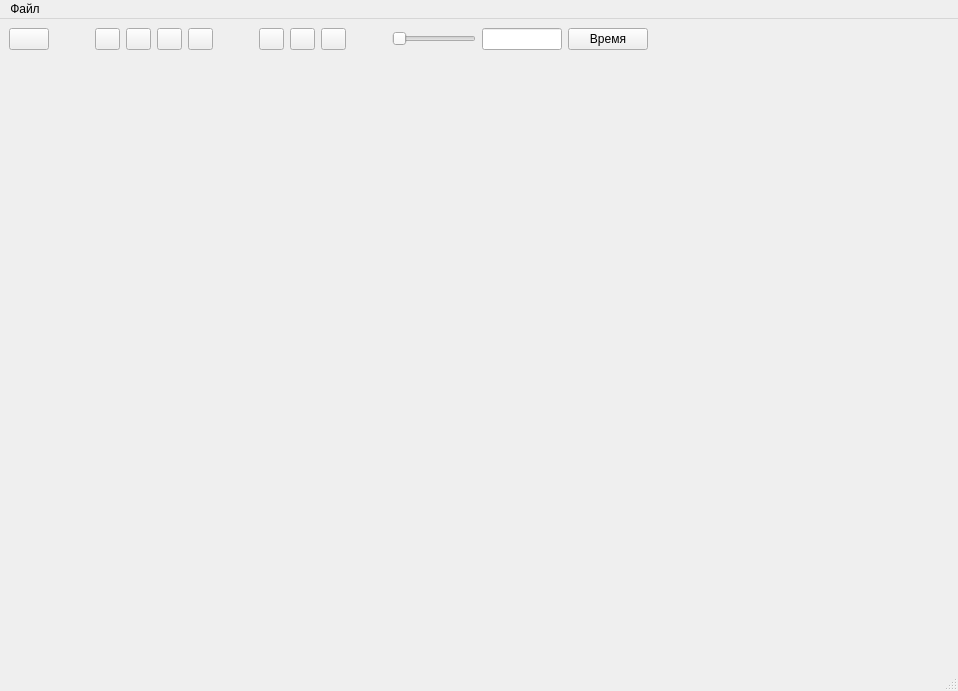
<?xml version="1.0" encoding="UTF-8"?>
<ui version="4.0">
 <class>QTrends</class>
 <widget class="QMainWindow" name="QTrends">
  <property name="geometry">
   <rect>
    <x>0</x>
    <y>0</y>
    <width>958</width>
    <height>691</height>
   </rect>
  </property>
  <property name="windowTitle">
   <string>MainWindow</string>
  </property>
  <widget class="QWidget" name="centralwidget">
   <layout class="QVBoxLayout" name="verticalLayout_2">
    <item>
     <layout class="QVBoxLayout" name="verticalLayout">
      <item>
       <layout class="QHBoxLayout" name="horizontalLayout_2">
        <item>
         <layout class="QHBoxLayout" name="horizontalLayout">
          <item>
           <widget class="QPushButton" name="ShowVars">
            <property name="text">
             <string/>
            </property>
            <property name="icon">
             <iconset resource="Icons.qrc">
              <normaloff>:/List.png</normaloff>:/List.png</iconset>
            </property>
           </widget>
          </item>
          <item>
           <spacer name="horizontalSpacer">
            <property name="orientation">
             <enum>Qt::Orientation::Horizontal</enum>
            </property>
            <property name="sizeHint" stdset="0">
             <size>
              <width>40</width>
              <height>20</height>
             </size>
            </property>
           </spacer>
          </item>
          <item>
           <widget class="QPushButton" name="Back">
            <property name="sizePolicy">
             <sizepolicy hsizetype="Fixed" vsizetype="Fixed">
              <horstretch>0</horstretch>
              <verstretch>0</verstretch>
             </sizepolicy>
            </property>
            <property name="maximumSize">
             <size>
              <width>25</width>
              <height>16777215</height>
             </size>
            </property>
            <property name="text">
             <string/>
            </property>
            <property name="icon">
             <iconset resource="Icons.qrc">
              <normaloff>:/icons8-перемотка-назад-30.png</normaloff>:/icons8-перемотка-назад-30.png</iconset>
            </property>
           </widget>
          </item>
          <item>
           <widget class="QPushButton" name="Forvard">
            <property name="sizePolicy">
             <sizepolicy hsizetype="Fixed" vsizetype="Fixed">
              <horstretch>0</horstretch>
              <verstretch>0</verstretch>
             </sizepolicy>
            </property>
            <property name="maximumSize">
             <size>
              <width>25</width>
              <height>16777215</height>
             </size>
            </property>
            <property name="text">
             <string/>
            </property>
            <property name="icon">
             <iconset resource="Icons.qrc">
              <normaloff>:/icons8-fast-forward-30.png</normaloff>:/icons8-fast-forward-30.png</iconset>
            </property>
           </widget>
          </item>
          <item>
           <widget class="QPushButton" name="Pause">
            <property name="sizePolicy">
             <sizepolicy hsizetype="Fixed" vsizetype="Fixed">
              <horstretch>0</horstretch>
              <verstretch>0</verstretch>
             </sizepolicy>
            </property>
            <property name="maximumSize">
             <size>
              <width>25</width>
              <height>16777215</height>
             </size>
            </property>
            <property name="text">
             <string/>
            </property>
            <property name="icon">
             <iconset resource="Icons.qrc">
              <normaloff>:/pause_24.png</normaloff>:/pause_24.png</iconset>
            </property>
           </widget>
          </item>
          <item>
           <widget class="QPushButton" name="Continue">
            <property name="sizePolicy">
             <sizepolicy hsizetype="Fixed" vsizetype="Fixed">
              <horstretch>0</horstretch>
              <verstretch>0</verstretch>
             </sizepolicy>
            </property>
            <property name="maximumSize">
             <size>
              <width>25</width>
              <height>16777215</height>
             </size>
            </property>
            <property name="text">
             <string/>
            </property>
            <property name="icon">
             <iconset resource="Icons.qrc">
              <normaloff>:/icons8-продолжить-воспроизведение-50.png</normaloff>:/icons8-продолжить-воспроизведение-50.png</iconset>
            </property>
           </widget>
          </item>
          <item>
           <spacer name="horizontalSpacer_2">
            <property name="orientation">
             <enum>Qt::Orientation::Horizontal</enum>
            </property>
            <property name="sizeHint" stdset="0">
             <size>
              <width>40</width>
              <height>20</height>
             </size>
            </property>
           </spacer>
          </item>
          <item>
           <widget class="QPushButton" name="Up">
            <property name="sizePolicy">
             <sizepolicy hsizetype="Fixed" vsizetype="Fixed">
              <horstretch>0</horstretch>
              <verstretch>0</verstretch>
             </sizepolicy>
            </property>
            <property name="maximumSize">
             <size>
              <width>25</width>
              <height>16777215</height>
             </size>
            </property>
            <property name="text">
             <string/>
            </property>
            <property name="icon">
             <iconset resource="Icons.qrc">
              <normaloff>:/Up.png</normaloff>:/Up.png</iconset>
            </property>
           </widget>
          </item>
          <item>
           <widget class="QPushButton" name="Down">
            <property name="sizePolicy">
             <sizepolicy hsizetype="Fixed" vsizetype="Fixed">
              <horstretch>0</horstretch>
              <verstretch>0</verstretch>
             </sizepolicy>
            </property>
            <property name="maximumSize">
             <size>
              <width>25</width>
              <height>16777215</height>
             </size>
            </property>
            <property name="text">
             <string/>
            </property>
            <property name="icon">
             <iconset resource="Icons.qrc">
              <normaloff>:/Down.png</normaloff>:/Down.png</iconset>
            </property>
           </widget>
          </item>
          <item>
           <widget class="QPushButton" name="Align">
            <property name="sizePolicy">
             <sizepolicy hsizetype="Fixed" vsizetype="Fixed">
              <horstretch>0</horstretch>
              <verstretch>0</verstretch>
             </sizepolicy>
            </property>
            <property name="maximumSize">
             <size>
              <width>25</width>
              <height>16777215</height>
             </size>
            </property>
            <property name="text">
             <string/>
            </property>
            <property name="icon">
             <iconset resource="Icons.qrc">
              <normaloff>:/Align.png</normaloff>:/Align.png</iconset>
            </property>
           </widget>
          </item>
          <item>
           <spacer name="horizontalSpacer_3">
            <property name="orientation">
             <enum>Qt::Orientation::Horizontal</enum>
            </property>
            <property name="sizeHint" stdset="0">
             <size>
              <width>40</width>
              <height>20</height>
             </size>
            </property>
           </spacer>
          </item>
          <item>
           <widget class="QSlider" name="ScaleT">
            <property name="sizePolicy">
             <sizepolicy hsizetype="Expanding" vsizetype="Fixed">
              <horstretch>40</horstretch>
              <verstretch>10</verstretch>
             </sizepolicy>
            </property>
            <property name="maximumSize">
             <size>
              <width>200</width>
              <height>16777215</height>
             </size>
            </property>
            <property name="orientation">
             <enum>Qt::Orientation::Horizontal</enum>
            </property>
           </widget>
          </item>
          <item>
           <widget class="QLineEdit" name="step">
            <property name="sizePolicy">
             <sizepolicy hsizetype="Expanding" vsizetype="Fixed">
              <horstretch>10</horstretch>
              <verstretch>0</verstretch>
             </sizepolicy>
            </property>
            <property name="minimumSize">
             <size>
              <width>80</width>
              <height>0</height>
             </size>
            </property>
            <property name="maximumSize">
             <size>
              <width>60</width>
              <height>16777215</height>
             </size>
            </property>
            <property name="alignment">
             <set>Qt::AlignmentFlag::AlignRight|Qt::AlignmentFlag::AlignTrailing|Qt::AlignmentFlag::AlignVCenter</set>
            </property>
            <property name="readOnly">
             <bool>true</bool>
            </property>
           </widget>
          </item>
          <item>
           <widget class="QPushButton" name="TimeStep">
            <property name="maximumSize">
             <size>
              <width>90</width>
              <height>16777215</height>
             </size>
            </property>
            <property name="baseSize">
             <size>
              <width>100</width>
              <height>0</height>
             </size>
            </property>
            <property name="text">
             <string>Время</string>
            </property>
           </widget>
          </item>
          <item>
           <spacer name="horizontalSpacer_4">
            <property name="orientation">
             <enum>Qt::Orientation::Horizontal</enum>
            </property>
            <property name="sizeHint" stdset="0">
             <size>
              <width>40</width>
              <height>20</height>
             </size>
            </property>
           </spacer>
          </item>
         </layout>
        </item>
        <item>
         <spacer name="horizontalSpacer_5">
          <property name="orientation">
           <enum>Qt::Orientation::Horizontal</enum>
          </property>
          <property name="sizeHint" stdset="0">
           <size>
            <width>40</width>
            <height>20</height>
           </size>
          </property>
         </spacer>
        </item>
       </layout>
      </item>
      <item>
       <widget class="ShowTrends" name="Wnd" native="true">
        <property name="sizePolicy">
         <sizepolicy hsizetype="Preferred" vsizetype="Preferred">
          <horstretch>0</horstretch>
          <verstretch>90</verstretch>
         </sizepolicy>
        </property>
       </widget>
      </item>
     </layout>
    </item>
   </layout>
  </widget>
  <widget class="QMenuBar" name="menubar">
   <property name="geometry">
    <rect>
     <x>0</x>
     <y>0</y>
     <width>958</width>
     <height>22</height>
    </rect>
   </property>
   <widget class="QMenu" name="menu">
    <property name="title">
     <string>Файл</string>
    </property>
    <addaction name="action"/>
    <addaction name="action_2"/>
   </widget>
   <addaction name="menu"/>
  </widget>
  <widget class="QStatusBar" name="statusbar"/>
  <action name="action">
   <property name="text">
    <string>Открыть</string>
   </property>
  </action>
  <action name="action_2">
   <property name="text">
    <string>Закрыть</string>
   </property>
  </action>
 </widget>
 <customwidgets>
  <customwidget>
   <class>ShowTrends</class>
   <extends>QWidget</extends>
   <header>showtrends.h</header>
   <container>1</container>
  </customwidget>
 </customwidgets>
 <resources>
  <include location="Icons.qrc"/>
 </resources>
 <connections/>
</ui>
